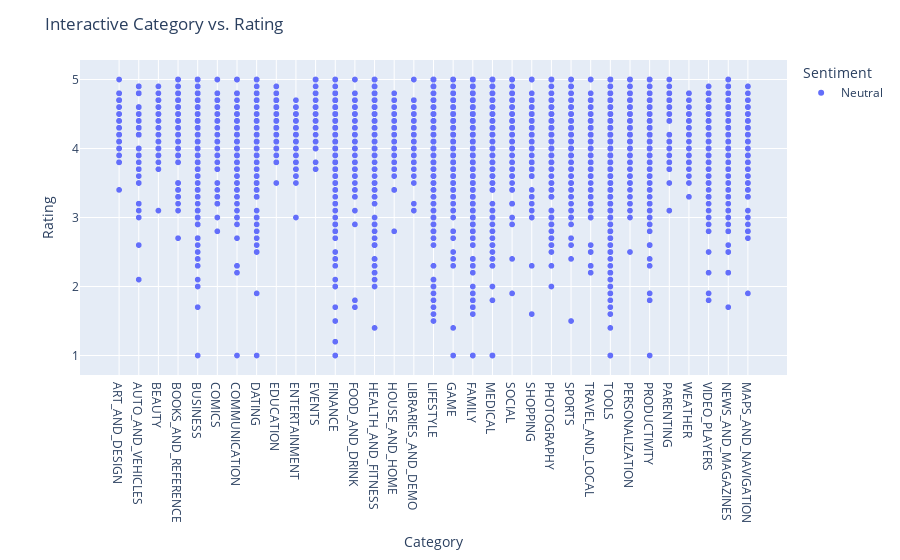

Notebook cell for this chart:
### Markdown cell above
## Interactive Visualization

### Code cell
import plotly.express as px

# Example: Interactive Category vs. Rating plot
fig = px.scatter(df1, x='Category', y='Rating', color='Sentiment', hover_data=['App'])
fig.update_layout(title='Interactive Category vs. Rating', xaxis_title='Category', yaxis_title='Rating')
fig.show()

### Figure 1 — Plotly figure (JSON) as saved in the notebook; plotly's stock layout.template omitted (floating-point values rounded to 4 significant figures; data arrays with more than 128 entries replaced by an {"elided": "..."} marker saying what was removed)
{"data": [{"customdata": {"elided": "7021x1 str values"}, "hovertemplate": "Sentiment=Neutral<br>Category=%{x}<br>Rating=%{y}<br>App=%{customdata[0]}<extra></extra>", "legendgroup": "Neutral", "marker": {"color": "#636efa", "symbol": "circle"}, "mode": "markers", "name": "Neutral", "showlegend": true, "type": "scattergl", "x": {"elided": "7021 str values"}, "xaxis": "x", "y": {"elided": "7021 float values"}, "yaxis": "y"}], "layout": {"autosize": true, "legend": {"title": {"text": "Sentiment"}, "tracegroupgap": 0}, "margin": {"t": 60}, "title": {"text": "Interactive Category vs. Rating"}, "xaxis": {"anchor": "y", "autorange": true, "domain": [0, 1], "range": [-1.943, 33.94], "title": {"text": "Category"}, "type": "category"}, "yaxis": {"anchor": "x", "autorange": true, "domain": [0, 1], "range": [0.5758, 5.424], "title": {"text": "Rating"}, "type": "linear"}}}
